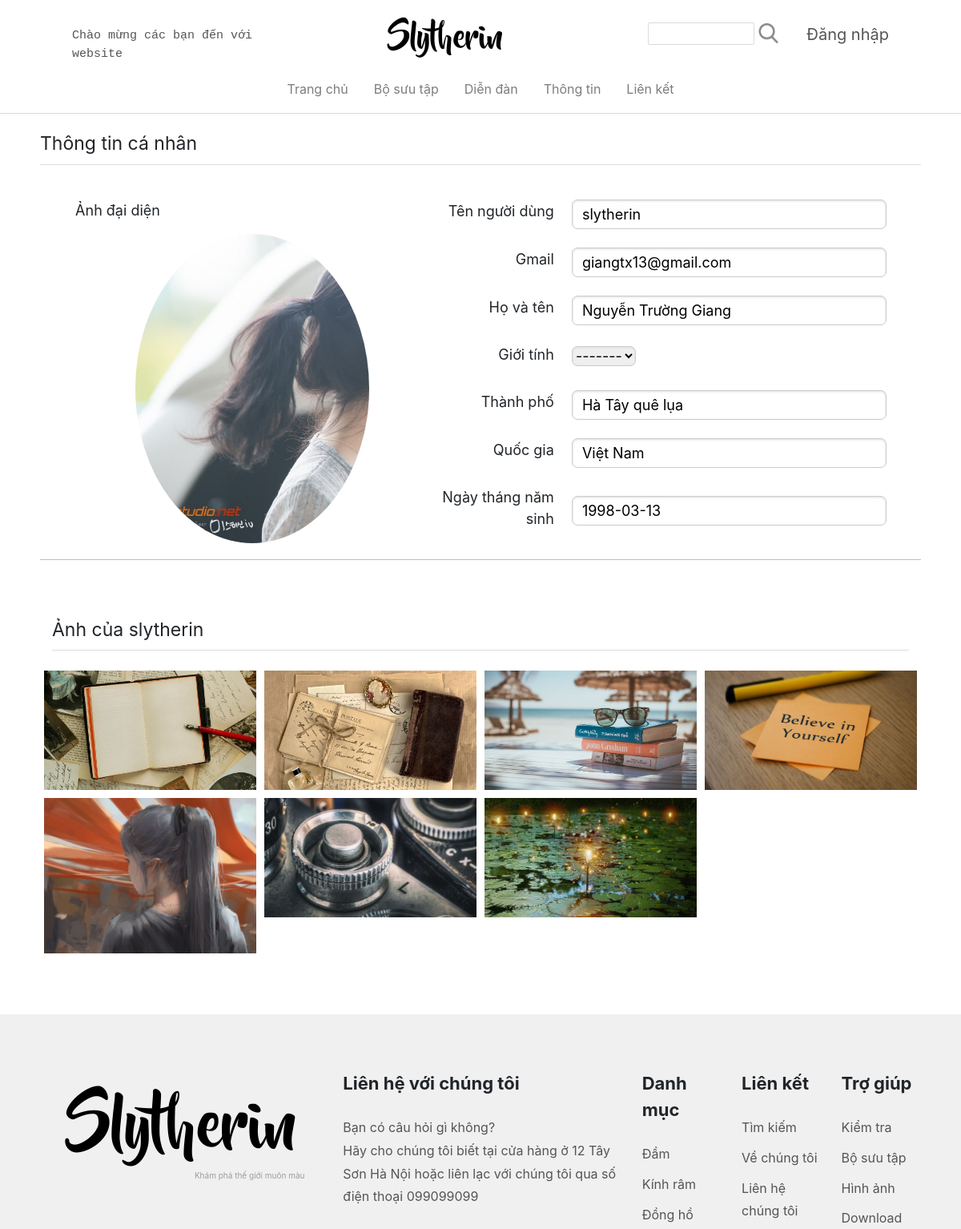
Page /Sources/others.php?username=slytherin (upper part) on the earlier database version.
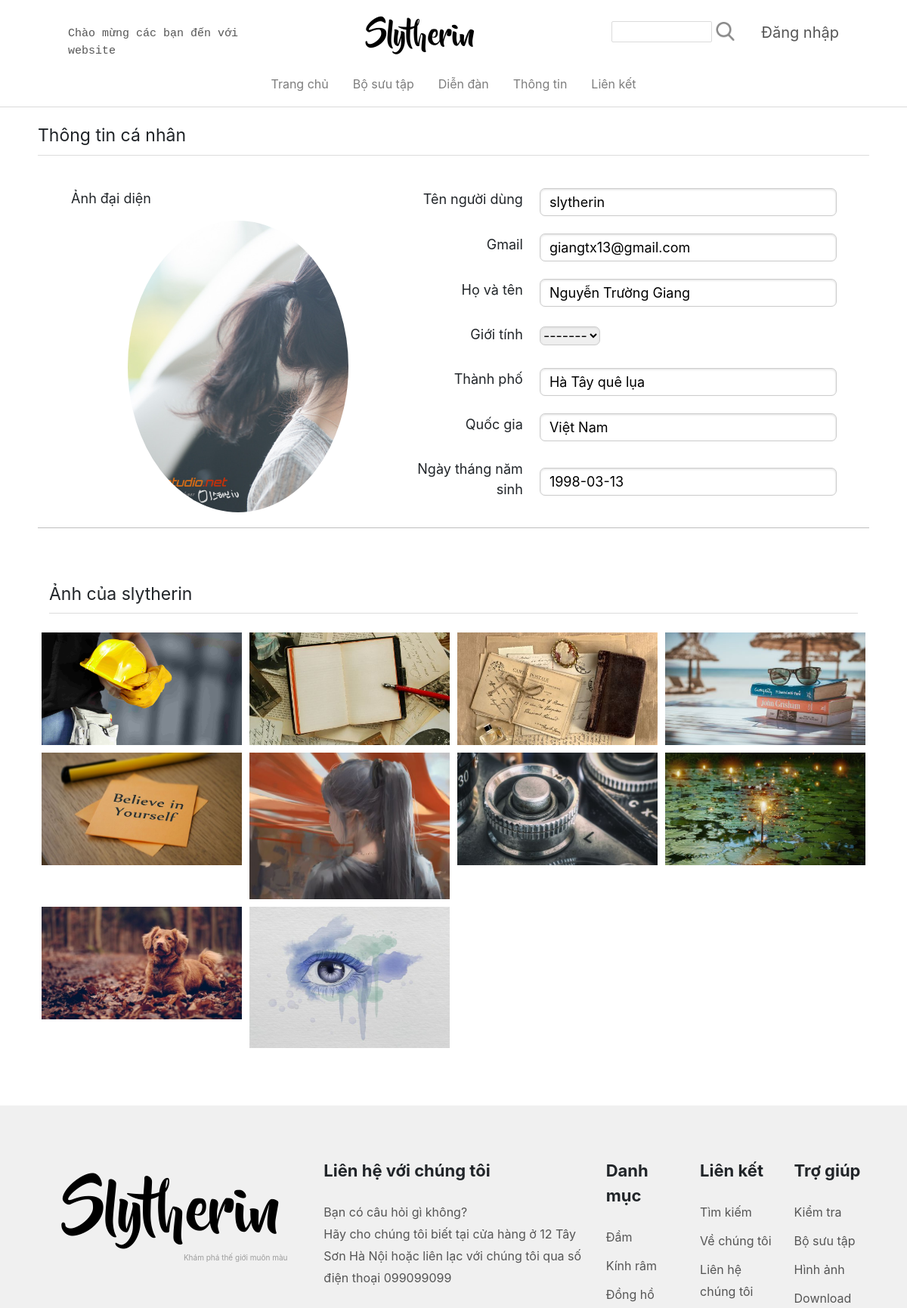
Same page on the later database version.
### tables this page shows
CREATE TABLE `taikhoan` (
  `MaTaiKhoan` int(11) NOT NULL AUTO_INCREMENT,
  `TenDangNhap` varchar(50) DEFAULT NULL,
  `MatKhau` varchar(200) DEFAULT NULL,
  `Email` varchar(50) DEFAULT NULL,
  `Active` int(11) DEFAULT NULL,
  `Verification` varchar(45) DEFAULT NULL,
  `MaChucVu` int(11) DEFAULT '2',
  `AnhDaiDien` varchar(500) DEFAULT 'user.png',
  `HoTen` varchar(45) DEFAULT NULL,
  `ThanhPho` varchar(45) DEFAULT NULL,
  `QuocGia` varchar(45) DEFAULT NULL,
  `GioiTinh` varchar(10) DEFAULT NULL,
  `NgaySinh` date DEFAULT NULL,
  PRIMARY KEY (`MaTaiKhoan`),
  UNIQUE KEY `TenDangNhap_UNIQUE` (`TenDangNhap`),
  KEY `FK_ChucVu` (`MaChucVu`),
  CONSTRAINT `FK_ChucVu` FOREIGN KEY (`MaChucVu`) REFERENCES `chucvu` (`machucvu`)
);

CREATE TABLE `hinhanh` (
  `MaHinhAnh` int(11) NOT NULL AUTO_INCREMENT,
  `TenHinhAnh` varchar(200) DEFAULT NULL,
  `KichCo` varchar(20) DEFAULT NULL,
  `DoPhanGiai` varchar(20) DEFAULT NULL,
  `MoTaHinhAnh` varchar(50) DEFAULT NULL,
  `MaBoSuuTap` int(11) DEFAULT NULL,
  `MaTaiKhoan` int(11) DEFAULT NULL,
  `AnhTaiTro` int(11) DEFAULT NULL,
  `PheDuyet` int(11) DEFAULT '0',
  `Resize` varchar(200) DEFAULT NULL,
  `NgayDang` datetime DEFAULT NULL,
  PRIMARY KEY (`MaHinhAnh`),
  KEY `FK_BoSuuTap` (`MaBoSuuTap`),
  KEY `FK_TaiKhoan` (`MaTaiKhoan`),
  CONSTRAINT `FK_BoSuuTap` FOREIGN KEY (`MaBoSuuTap`) REFERENCES `bosuutap` (`mabosuutap`),
  CONSTRAINT `FK_TaiKhoan` FOREIGN KEY (`MaTaiKhoan`) REFERENCES `taikhoan` (`mataikhoan`)
);

### Sources/others.php (the view, shortened to what the changed rows need)
<?php
    require('connection.php');
    $others=$_GET['username'];
    $sql="select * from taikhoan where TenDangNhap='$others'";
    $result = mysqli_query($con, $sql);
    $row = mysqli_fetch_assoc($result);
    $idTaiKhoan=$row["MaTaiKhoan"];
    $sql="select * from hinhanh where MaTaiKhoan= $idTaiKhoan and PheDuyet=1";
    $resultImage = mysqli_query($con, $sql);
 ?>
<!DOCTYPE html>
<html>
<head>
	<link rel="stylesheet" href="https://maxcdn.bootstrapcdn.com/bootstrap/4.0.0-beta.2/css/bootstrap.min.css">
	<link rel="stylesheet" type="text/css" href="css/styles.css">
</head>
<body >
    <div class="container-fluid p-l-r-50">
        <div class="row">
            <div class="col-lg-5 col-md-7">
                <div class="bocboc">
                    <div class="avatar-image">
                    	<img class="image-avatar" src="image/avatar/<?php echo $row['AnhDaiDien'] ?>"/>
                    </div>
                </div>
            </div>
            <div class="col-lg-7 col-md-5">
            	<div class="bocboc">
                    <label>Tên người dùng</label>
                    <input type="text" value="<?php echo $row['TenDangNhap'] ?>"/> <br />
                </div>
                <div class="bocboc">
                    <label>Gmail</label>
                    <input type="text" value="<?php echo $row['Email'] ?>"/> <br />
                </div>
                <div class="bocboc">
                    <label>Họ và tên</label>
                    <input id="txtHoTen" name="txtTenHoTen" type="text" value="<?php echo $row['HoTen'] ?>" />
                </div>
                <div class="bocboc">
                    <label id="lb-gioitinh">Giới tính</label>
                    <select name="id-gioitinh" id="id-gioitinh">
                    	<?php if($row['GioiTinh']==null){ ?>
                        	<option value selected >-------</option>
                    	<?php }else{ ?>
                    		<option value selected><?php echo $row['GioiTinh'] ?></option>
                    	<?php } ?>
                    </select>
                </div>
                <div class="bocboc">
                    <label>Thành phố</label>
                    <input id="txtThanhPho" name="txtThanhPho" type="text" value="<?php echo $row['ThanhPho'] ?>" />
                </div>
                <div class="bocboc">
                    <label>Quốc gia</label>
                    <input id="txtQuocGia" name="txtQuocGia" type="text" value="<?php echo $row['QuocGia'] ?>" />
                </div>
                <div class="bocboc">
                    <label>Ngày tháng năm sinh</label>
					<input id="txtNgaySinh" name="txtNgaySinh" type="text" value="<?php echo $row['NgaySinh'] ?> " placeholder="yyyy/mm/dd" />
                </div>
            </div>
        </div>
    </div>
    <div id="mypicture-form">
        <div class="container-fluid">
            <div class="row">
                <?php foreach ($resultImage as $item) {?>
                      <div class="col-lg-3 col-md-4 col-sm-6 p-l-r-5">
                          <a href="image.php?id=<?php echo $item["MaHinhAnh"] ?>" title="">
                            <div class="image-background-form-mypicture">
                              <img class="featured-photos-object-mypicture" src="image/resize/<?php echo $item["Resize"] ?>" alt="">
                            </div>
                          </a>
                      </div>
                <?php } ?>
            </div>
        </div>
    </div>
	<div class="info-bottom" style="margin-top: 21px;">
		<div class="container-fluid">
			<div class="row">
				<div class="col-lg-4">
					<div class="padding-sly">
						<h1 class="site-title">
							<a href="#">Slytherin</a>
						</h1>
					</div>
				</div>
			</div>
		</div>
	</div>
</body>
</html>

Differences in the rows shown:
changed taikhoan "slytherin": AnhDaiDien: a different picture
now on this page (row edited): hinhanh: Resize (picture)
added hinhanh: Resize (picture)
added hinhanh: Resize (picture)
